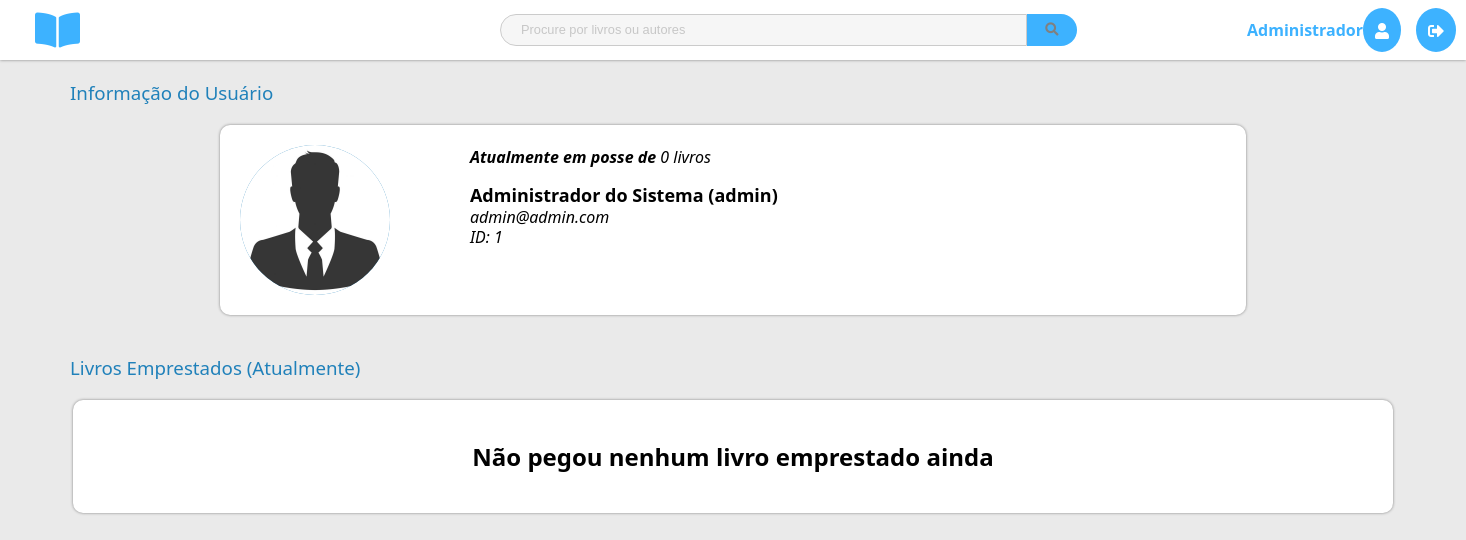
Screenshot of /accounts/std_profile/1/ with the database file from the repository.
### user/models.py (models this page shows, shortened)
class CustomUser(AbstractUser):
    img = models.ImageField(upload_to='student/images/',
                            default='../static/accounts/images/profile.jpg')

### user/views.py (the view)
# urls.py: path('std_profile/<int:pk>/', UserDetailView.as_view(), name="std_profile"),
class UserDetailView(DetailView):
    model = CustomUser
    template_name = "user/profile.html"
    context_object_name = 'user'

### templates/user/profile.html (shortened to what this page needs)
{% extends "layout/base.html" %}
{% load static %}
{% block library %}
<link rel="stylesheet" href="{% static "user/css/profile.css" %}">
<h3>Informação do Usuário</h3>
<div class="container">
    <div class="info_container">
        <div class="profileimg_container">
            <img src="{% if user.img.url %} {{user.img.url}} {%else%} {% static "accounts/images/profile.jpg" %}
                {% endif %}" alt="" class=" profile_img" />
        </div>
        <p class="std_name item_info">{{user.first_name}} {{user.last_name}} ({{user.username}})</p>
        <p class="std_email item_info">{{user.email}}</p>
        <p class="std_id item_info">ID: {{user.id}}</p>
        <p class="books_num item_info"> <b>Atualmente em posse de </b>{{user.books.all.count}} livros</p>
    </div>
</div>
<h3>Livros Emprestados (Atualmente)</h3>
<div class="cards__container">
    {% if user.books.all.count < 1 %} <h2>Não pegou nenhum livro emprestado ainda</h2>
        {% endif %}
</div>
{% endblock library %}

### static/book/css/base.css (style rules this page uses)
body { margin: 0; font-family: "Segoe UI", Tahoma, Geneva, Verdana, sans-serif; background-color: #eaeaea; }

### static/user/css/profile.css (style rules this page uses)
.container { width: 70%; background-color: white; border-radius: 10px; margin: 20px auto 40px; display: flex; font-size: large; box-shadow: 0px 0px 3px 0px grey; justify-content: space-between; flex-wrap: wrap; position: relative; }
.cards__container { width: 70%; }
.info_container { width: 70%; }
.info_container { display: flex; flex-wrap: wrap; }
.profileimg_container { width: 150px; height: 150px; border-radius: 100%; background-color: #2081ba; margin: 20px; }
.profile_img { width: 100%; height: 100%; border-radius: 100%; }
h3 { margin-left: 200px; }
.std_name { position: absolute; top: 40px; left: 250px; font-weight: bold; }
.std_email { position: absolute; top: 65px; left: 250px; font-size: 1rem; font-style: italic; }
.std_id { position: absolute; top: 85px; left: 250px; font-size: 1rem; font-style: italic; font-weight: 500; }
.books_num { position: absolute; top: 5px; left: 250px; font-size: 1rem; font-style: italic; }
.cards__container { width: 90%; background-color: white; border-radius: 10px; margin: 20px auto 40px; padding-bottom:20px ; padding-top:20px ; display: flex; box-shadow: 0px 0px 3px 0px grey; justify-content: center; align-items: center; flex-wrap: wrap; position: relative; }
h3 { text-align: left; margin-top: 20px; margin-left: 70px; color: #2081ba; font-weight: 300; }

### rows the page displays
CustomUser: img (placeholder picture), first_name "Administrador", last_name "do Sistema", username "admin", email "admin@admin.com", id "1", books.all.count "0"
